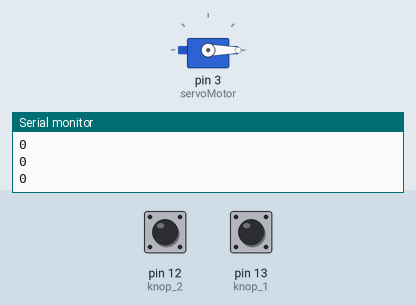
A sketch run on a simulated Arduino Uno, built with avr-gcc and run on an emulated ATmega328P. Shown: servo, the last lines printed to the serial monitor. The test bench sets the inputs (shaded band); at power-on: pin 13 (knop_1) LOW, pin 12 (knop_2) LOW.

Above: at 1.2 s.
1.3 s: pin 13 (knop_1) pulled HIGH for 0.15 s
At 1.78 s:
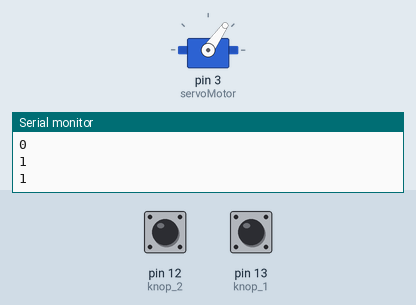
4.3 s: pin 12 (knop_2) pulled HIGH for 0.15 s
At 4.76 s:
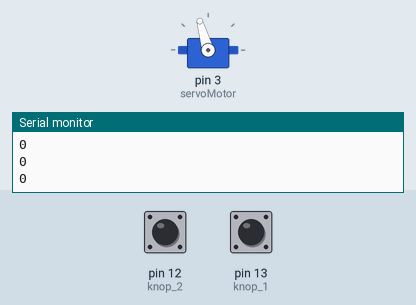
6.7 s: pin 12 (knop_2) pulled HIGH for 1 s
At 8.06 s:
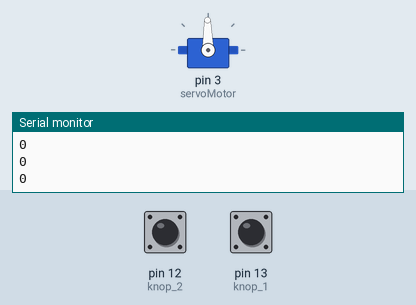
10.0 s: pin 13 (knop_1) pulled HIGH for 1 s
At 11.39 s:
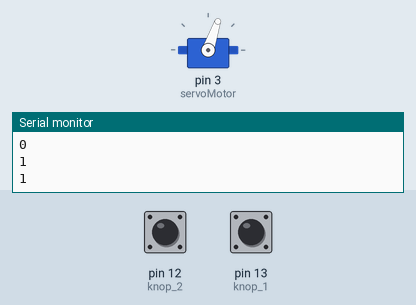
13.3 s: pin 12 (knop_2) driven HIGH and pin 13 (knop_1) driven HIGH
At 15.0 s:
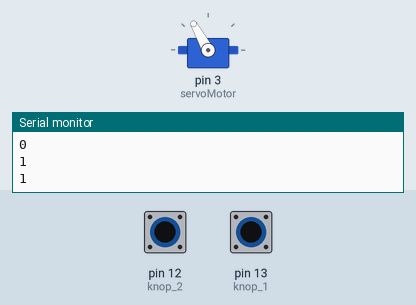
16.3 s: pin 12 (knop_2) driven LOW
Timing chart, 0 to 20.3 s (numbered marks = the images above; inputs shaded):
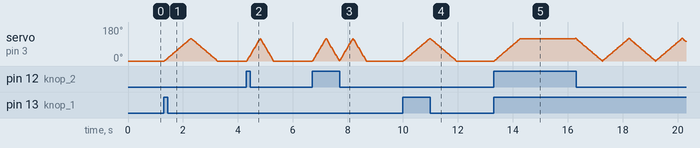

The sketch:

Opdracht_6.ino
```cpp
// Gebruik Library
#include<Servo.h>

// Defineer Knoppen / Logica
const int knop_1 = 13;
const int knop_2 = 12;
int logic_knop_1 = LOW;
int logic_knop_2 = LOW;

// Declareer motor
Servo servoMotor;

// Zet knop ontvangen aan
// Zet motor op pin 3
// Start Serial Monitor
void setup() {
  pinMode(knop_1, INPUT);
  pinMode(knop_2, INPUT);
  servoMotor.attach(3);
  Serial.begin(9600);
}

void loop() {
  // Sla knop waardes op
  logic_knop_1 = digitalRead(knop_1);
  logic_knop_2 = digitalRead(knop_2);
  Serial.println(logic_knop_1);
  Serial.println(logic_knop_1);

  // Welke knop staat aan
  if (logic_knop_1 == HIGH && logic_knop_2 == LOW){
    // Laat de servo bewegen
    servo_logic(8,0);
  }
  if (logic_knop_1 == LOW && logic_knop_2 == HIGH){
    servo_logic(4,0);
  }
  if (logic_knop_1 == HIGH && logic_knop_2 == HIGH){
    servo_logic(8, 2000);
  }

  // Geen invoer
  else{
    servoMotor.write(0);
  }
}

void servo_logic (int snelheid, int tussenstop) {
  // Als de positie kleiner is dan 120 graden
  // Positie veranderen
  // Snelheid van het draaien
  for (int positie = 0; positie < 120; positie++) {
    servoMotor.write(positie);
    delay(snelheid);
  }
  // Wachten om terug te draaien
  delay(tussenstop);
  // Als de positie groter is dan 0 graden
  // Positie veranderen
  // Snelheid van het draaien
  for (int positie = 120; positie > 0; positie--){
    servoMotor.write(positie);
    delay(snelheid);
  }
 }
```

Measured:
- after the input at 1.3 s, servo on pin 3 (servoMotor): rises from 0° to 119° in 0.97 s, then falls to 0° in 0.96 s
- after the input at 4.3 s, servo on pin 3 (servoMotor): rises from 0° to 119° in 0.49 s, then falls to 0° in 0.49 s
- after the input at 10.0 s, servo on pin 3 (servoMotor): rises from 0° to 119° in 0.97 s, then falls to 0° in 0.96 s
- after the input at 13.3 s, servo on pin 3 (servoMotor): moves from 0° to 120° over 3.0 s, starting at once
